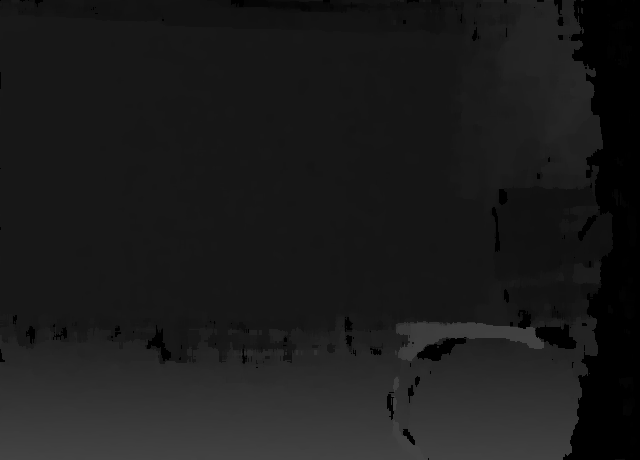
#> input picture python_project/spimpl/dp.bmp, 640 x 460 px
$ python sp_ref.py
#> lines starting #> are read from the running program, lines starting #| are printed output that depends on the picture
import cv2
img = cv2.imread('dp.bmp')
#> img is the input picture: shape (460, 640, 3); min 0, max 67, mean 26.9
img = cv2.cvtColor(img,cv2.COLOR_BGR2GRAY)
#> img: shape (460, 640)
cv2.filterSpeckles(img,0,800,0)
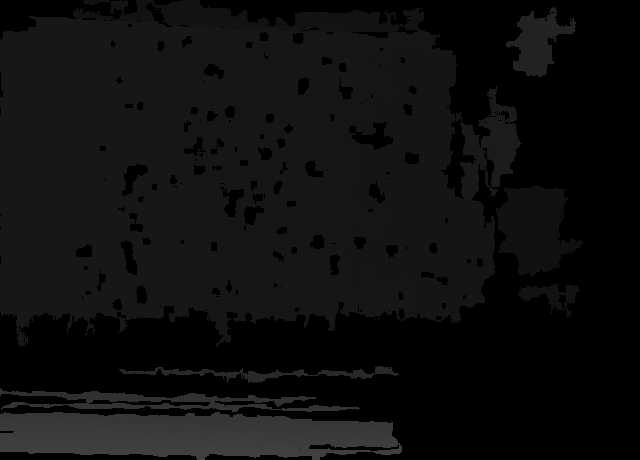
#> img: shape (460, 640); min 0, max 64, mean 14.6

cv2.namedWindow('image')
cv2.imshow('image',img)
cv2.waitKey(0)
cv2.destroyAllWindows()
